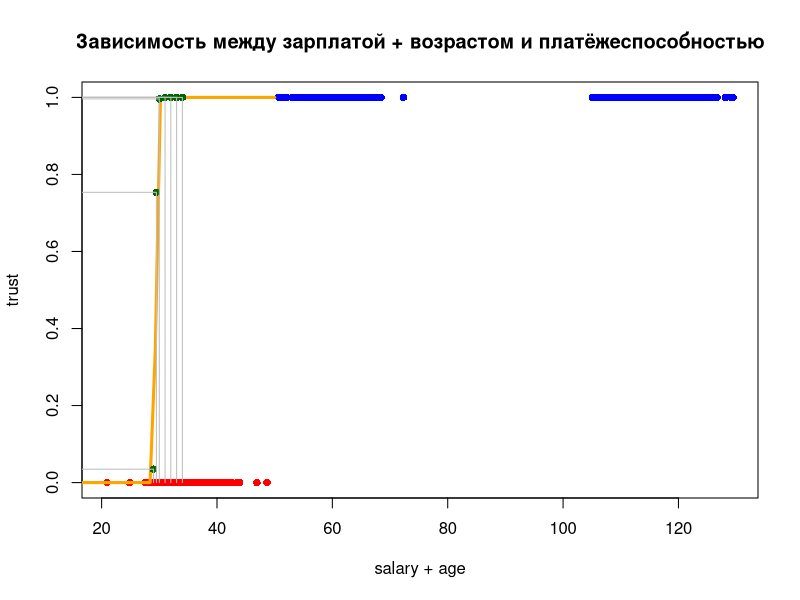

This figure's R source:
dataclients <- scan("bank_random.txt")

dataclients
M <- 2

A <- matrix(dataclients, ncol = M + 1, byrow = TRUE)
A

salary <- A[, 1]
age <- A[, 2]
trust <- A[, 3]
n <- length(salary)
plot(salary + age, trust, type = "n", main = "Зависимость между зарплатой + возрастом и платёжеспособностью")
for (i in 1:n)
{
  zvet <- ifelse(trust[i] == 1, "blue", "red") # цвет точки
  points(salary[i] + age[i], trust[i], type = "p", pch = 16, col = zvet, add = "TRUE")
}

colnames(A) <- c("Salary", "Age", "Trust")
B <- as.data.frame(A)
mymodel <- glm(formula = Trust ~ Salary + Age, family = binomial(logit), data = B)
summary(mymodel)
Teta <- coef(mymodel)

fexp <- function(x)
{
  vspom <- exp(Teta[1] + (Teta[2] + Teta[3]) * x);
  return(vspom / (1 + vspom))
}

curve(fexp(x), -40, 50, col = "Orange", lwd = 3, add = TRUE)
newSalaryPlusAge <- c(29, 29.5, 30, 31, 32, 33, 34)
newy <- fexp(newSalaryPlusAge)
points(newSalaryPlusAge, newy, col = "DarkGreen", type = "p", pch = 16, add = TRUE)
nnew <- length(newSalaryPlusAge)
for (i in 1:nnew)
{
  segments(newSalaryPlusAge[i], 0, newSalaryPlusAge[i], newy[i], col = "gray", add = "TRUE")
  segments(newSalaryPlusAge[i], newy[i], 0, newy[i], col = "gray", add = "TRUE")
}
solutions <- matrix(1:(nnew * 2), ncol = 2)
solutions[, 1] <- newSalaryPlusAge
solutions[, 2] <- newy
t <- as.data.frame(solutions)
colnames(t) <- c("Зарплата+Возраст", "Кредитоспособность")
